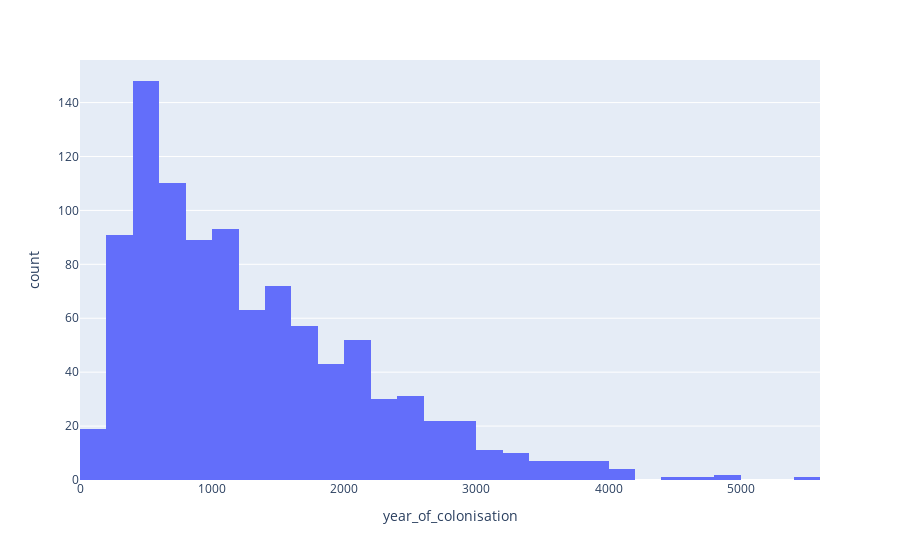

Notebook code for this chart:
### Code cell
px.histogram(star_map, x='year_of_colonisation')

### Figure 1 — Plotly figure (JSON) as saved in the notebook; plotly's stock layout.template omitted (floating-point values rounded to 4 significant figures; data arrays with more than 128 entries replaced by an {"elided": "..."} marker saying what was removed)
{"data": [{"alignmentgroup": "True", "bingroup": "x", "hovertemplate": "year_of_colonisation=%{x}<br>count=%{y}<extra></extra>", "legendgroup": "", "marker": {"color": "#636efa", "pattern": {"shape": ""}}, "name": "", "offsetgroup": "", "orientation": "v", "showlegend": false, "type": "histogram", "x": {"elided": "1000 int values"}, "xaxis": "x", "yaxis": "y"}], "layout": {"autosize": true, "barmode": "relative", "legend": {"tracegroupgap": 0}, "margin": {"t": 60}, "xaxis": {"anchor": "y", "autorange": true, "domain": [0, 1], "range": [-0.5, 5600.0], "title": {"text": "year_of_colonisation"}, "type": "linear"}, "yaxis": {"anchor": "x", "autorange": true, "domain": [0, 1], "range": [0, 155.8], "title": {"text": "count"}}}}
